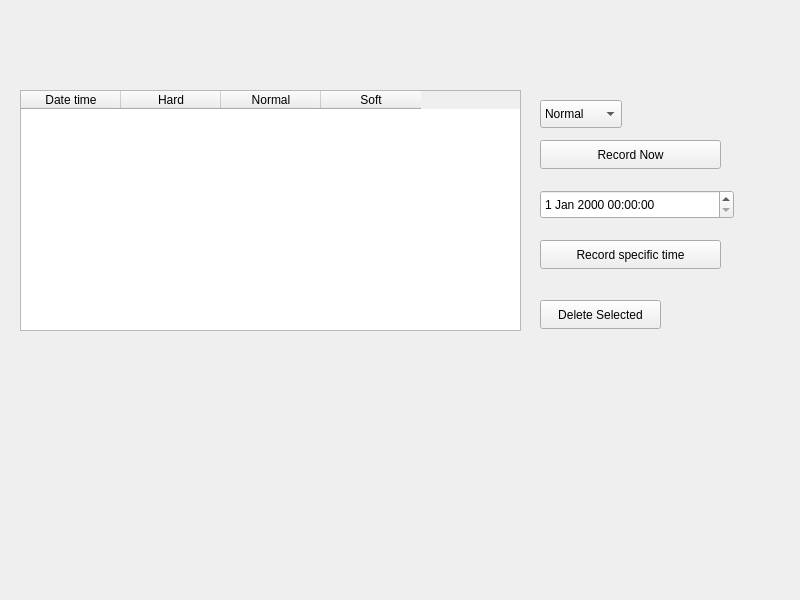
<?xml version="1.0" encoding="UTF-8"?>
<ui version="4.0">
 <class>MainWindow</class>
 <widget class="QMainWindow" name="MainWindow">
  <property name="geometry">
   <rect>
    <x>0</x>
    <y>0</y>
    <width>800</width>
    <height>600</height>
   </rect>
  </property>
  <property name="windowTitle">
   <string>MainWindow</string>
  </property>
  <widget class="QWidget" name="centralwidget">
   <widget class="QDateTimeEdit" name="dateTimeEditPoop">
    <property name="geometry">
     <rect>
      <x>540</x>
      <y>190</y>
      <width>194</width>
      <height>29</height>
     </rect>
    </property>
   </widget>
   <widget class="QComboBox" name="comboBoxStatus">
    <property name="geometry">
     <rect>
      <x>540</x>
      <y>100</y>
      <width>82</width>
      <height>28</height>
     </rect>
    </property>
    <item>
     <property name="text">
      <string>Normal</string>
     </property>
    </item>
    <item>
     <property name="text">
      <string>Hard</string>
     </property>
    </item>
    <item>
     <property name="text">
      <string>Soft</string>
     </property>
    </item>
   </widget>
   <widget class="QPushButton" name="pushButtonAddPoop">
    <property name="geometry">
     <rect>
      <x>540</x>
      <y>240</y>
      <width>181</width>
      <height>29</height>
     </rect>
    </property>
    <property name="text">
     <string>Record specific time</string>
    </property>
   </widget>
   <widget class="QTableWidget" name="tableWidget">
    <property name="geometry">
     <rect>
      <x>20</x>
      <y>90</y>
      <width>501</width>
      <height>241</height>
     </rect>
    </property>
    <property name="selectionBehavior">
     <enum>QAbstractItemView::SelectionBehavior::SelectRows</enum>
    </property>
    <column>
     <property name="text">
      <string>Date time</string>
     </property>
    </column>
    <column>
     <property name="text">
      <string>Hard</string>
     </property>
    </column>
    <column>
     <property name="text">
      <string>Normal</string>
     </property>
    </column>
    <column>
     <property name="text">
      <string>Soft</string>
     </property>
    </column>
   </widget>
   <widget class="QPushButton" name="buttonAddNowPoop">
    <property name="geometry">
     <rect>
      <x>540</x>
      <y>140</y>
      <width>181</width>
      <height>29</height>
     </rect>
    </property>
    <property name="text">
     <string>Record Now</string>
    </property>
   </widget>
   <widget class="QPushButton" name="buttonDeletePoop">
    <property name="geometry">
     <rect>
      <x>540</x>
      <y>300</y>
      <width>121</width>
      <height>29</height>
     </rect>
    </property>
    <property name="text">
     <string>Delete Selected</string>
    </property>
   </widget>
  </widget>
  <widget class="QMenuBar" name="menubar">
   <property name="geometry">
    <rect>
     <x>0</x>
     <y>0</y>
     <width>800</width>
     <height>25</height>
    </rect>
   </property>
  </widget>
 </widget>
 <resources/>
 <connections/>
</ui>
